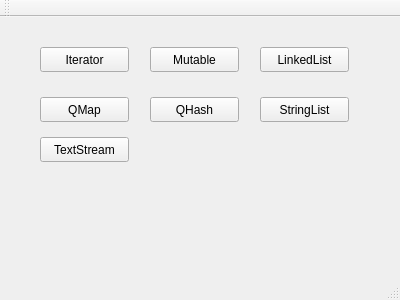
<?xml version="1.0" encoding="UTF-8"?>
<ui version="4.0">
 <class>MainWindow</class>
 <widget class="QMainWindow" name="MainWindow">
  <property name="geometry">
   <rect>
    <x>0</x>
    <y>0</y>
    <width>400</width>
    <height>300</height>
   </rect>
  </property>
  <property name="windowTitle">
   <string>MainWindow</string>
  </property>
  <widget class="QWidget" name="centralWidget">
   <widget class="QPushButton" name="pushButton">
    <property name="geometry">
     <rect>
      <x>40</x>
      <y>30</y>
      <width>89</width>
      <height>25</height>
     </rect>
    </property>
    <property name="text">
     <string>Iterator</string>
    </property>
   </widget>
   <widget class="QPushButton" name="pushButton_2">
    <property name="geometry">
     <rect>
      <x>150</x>
      <y>30</y>
      <width>89</width>
      <height>25</height>
     </rect>
    </property>
    <property name="text">
     <string>Mutable</string>
    </property>
   </widget>
   <widget class="QPushButton" name="pushButton_3">
    <property name="geometry">
     <rect>
      <x>260</x>
      <y>30</y>
      <width>89</width>
      <height>25</height>
     </rect>
    </property>
    <property name="text">
     <string>LinkedList</string>
    </property>
   </widget>
   <widget class="QPushButton" name="pushButton_4">
    <property name="geometry">
     <rect>
      <x>40</x>
      <y>80</y>
      <width>89</width>
      <height>25</height>
     </rect>
    </property>
    <property name="text">
     <string>QMap</string>
    </property>
   </widget>
   <widget class="QPushButton" name="pushButton_5">
    <property name="geometry">
     <rect>
      <x>150</x>
      <y>80</y>
      <width>89</width>
      <height>25</height>
     </rect>
    </property>
    <property name="text">
     <string>QHash</string>
    </property>
   </widget>
   <widget class="QPushButton" name="pushButton_6">
    <property name="geometry">
     <rect>
      <x>260</x>
      <y>80</y>
      <width>89</width>
      <height>25</height>
     </rect>
    </property>
    <property name="text">
     <string>StringList</string>
    </property>
   </widget>
   <widget class="QPushButton" name="pushButton_7">
    <property name="geometry">
     <rect>
      <x>40</x>
      <y>120</y>
      <width>89</width>
      <height>25</height>
     </rect>
    </property>
    <property name="text">
     <string>TextStream</string>
    </property>
   </widget>
  </widget>
  <widget class="QMenuBar" name="menuBar">
   <property name="geometry">
    <rect>
     <x>0</x>
     <y>0</y>
     <width>400</width>
     <height>22</height>
    </rect>
   </property>
  </widget>
  <widget class="QToolBar" name="mainToolBar">
   <attribute name="toolBarArea">
    <enum>TopToolBarArea</enum>
   </attribute>
   <attribute name="toolBarBreak">
    <bool>false</bool>
   </attribute>
  </widget>
  <widget class="QStatusBar" name="statusBar"/>
 </widget>
 <layoutdefault spacing="6" margin="11"/>
 <resources/>
 <connections/>
</ui>
